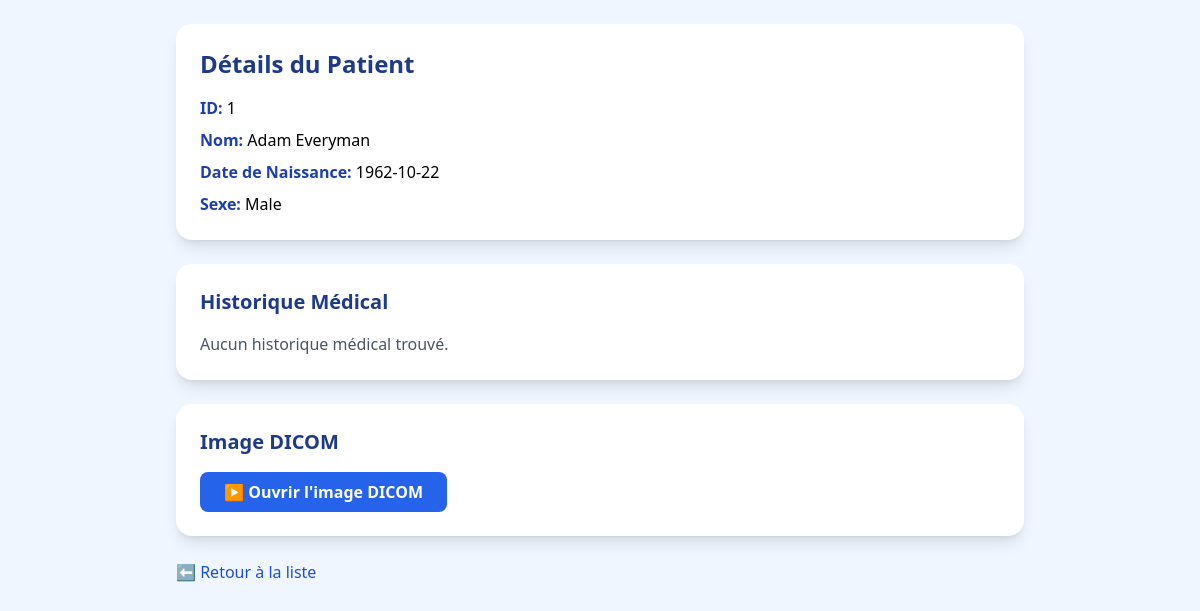
The app's page /pages/patient_details.php?id=1 (signed in) with its own data.
### tables this page shows
CREATE TABLE `patient` (
  `id` int(11) NOT NULL,
  `name` varchar(100) DEFAULT NULL,
  `dob` date DEFAULT NULL,
  `sex` varchar(10) DEFAULT NULL,
  `phone` varchar(20) DEFAULT NULL,
  `address` text DEFAULT NULL
);

### pages/patient_details.php (the view, shortened to what this page needs)
<?php
require_once '../includes/config.php';
$patientId = isset($_GET['id']) && is_numeric($_GET['id']) ? (int)$_GET['id'] : null;
$stmt = $pdo->prepare("SELECT * FROM patient WHERE id = ?");
$stmt->execute([$patientId]);
$patient = $stmt->fetch();
$history = [];
?>
<!DOCTYPE html>
<html lang="fr">
<head>
    <script src="https://cdn.tailwindcss.com"></script>
</head>
<body class="bg-blue-50 min-h-screen font-sans">
<div class="max-w-4xl mx-auto p-6">
    <div class="bg-white p-6 rounded-2xl shadow-lg mb-6">
        <h2 class="text-2xl font-bold text-blue-900 mb-4">Détails du Patient</h2>
        <div class="space-y-2">
            <p><span class="font-semibold text-blue-800">ID:</span> <?= $patient['id'] ?></p>
            <p><span class="font-semibold text-blue-800">Nom:</span> <?= htmlspecialchars($patient['name']) ?></p>
            <p><span class="font-semibold text-blue-800">Date de Naissance:</span> <?= $patient['dob'] ?></p>
            <p><span class="font-semibold text-blue-800">Sexe:</span> <?= $patient['sex'] ?></p>
        </div>
    </div>
    <div class="bg-white p-6 rounded-2xl shadow-lg mb-6">
        <h3 class="text-xl font-semibold text-blue-900 mb-4">Historique Médical</h3>
        <?php if (empty($history)): ?>
            <p class="text-gray-600">Aucun historique médical trouvé.</p>
        <?php endif; ?>
    </div>
    <div class="bg-white p-6 rounded-2xl shadow-lg mb-6">
        <h3 class="text-xl font-semibold text-blue-900 mb-4">Image DICOM</h3>
        <form action="../scripts/launch_dicom.php" method="post">
            <button type="submit" class="px-6 py-2 bg-blue-600 hover:bg-blue-700 text-white rounded-lg font-semibold">
                ▶️ Ouvrir l'image DICOM
            </button>
        </form>
    </div>
    <a href="list_patients.php" class="inline-block text-blue-700 hover:underline">⬅️ Retour à la liste</a>
</div>
</body>
</html>

### records on screen
patient: id "1", name "Adam Everyman", dob "1962-10-22", sex "Male"
